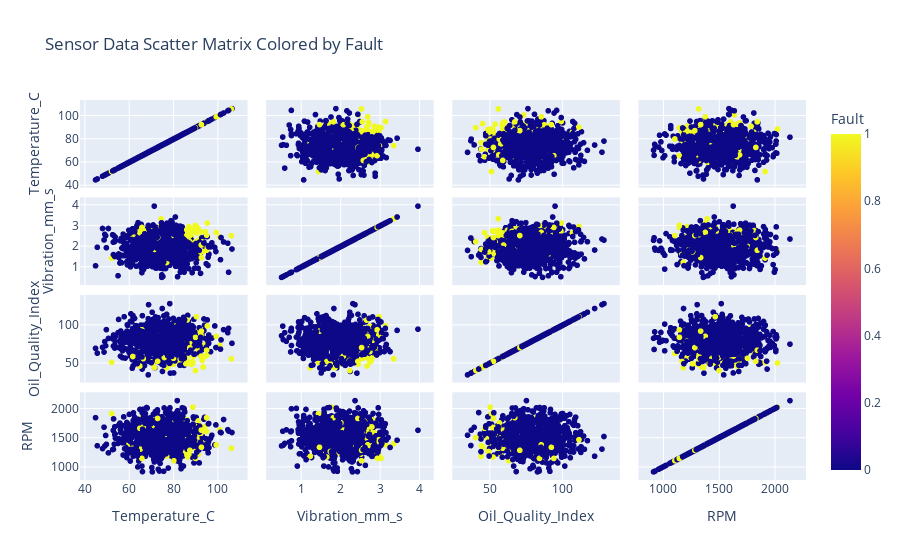

The cell this chart's notebook holds for it:
### Code cell
fig = px.scatter_matrix(df,
                        dimensions=['Temperature_C', 'Vibration_mm_s', 'Oil_Quality_Index', 'RPM'],
                        color='Fault',
                        title="Sensor Data Scatter Matrix Colored by Fault")
fig.show()

### Figure 1 — Plotly figure (JSON) as saved in the notebook; plotly's stock layout.template omitted (floating-point values rounded to 4 significant figures; data arrays with more than 128 entries replaced by an {"elided": "..."} marker saying what was removed)
{"data": [{"dimensions": [{"axis": {"matches": true}, "label": "Temperature_C", "values": {"elided": "1000 float values"}}, {"axis": {"matches": true}, "label": "Vibration_mm_s", "values": {"elided": "1000 float values"}}, {"axis": {"matches": true}, "label": "Oil_Quality_Index", "values": {"elided": "1000 float values"}}, {"axis": {"matches": true}, "label": "RPM", "values": {"elided": "1000 int values"}}], "hovertemplate": "%{xaxis.title.text}=%{x}<br>%{yaxis.title.text}=%{y}<br>Fault=%{marker.color}<extra></extra>", "legendgroup": "", "marker": {"color": {"elided": "1000 int values"}, "coloraxis": "coloraxis", "symbol": "circle"}, "name": "", "showlegend": false, "type": "splom"}], "layout": {"coloraxis": {"colorbar": {"title": {"text": "Fault"}}, "colorscale": [[0, "#0d0887"], [0.1111, "#46039f"], [0.2222, "#7201a8"], [0.3333, "#9c179e"], [0.4444, "#bd3786"], [0.5556, "#d8576b"], [0.6667, "#ed7953"], [0.7778, "#fb9f3a"], [0.8889, "#fdca26"], [1, "#f0f921"]]}, "dragmode": "select", "legend": {"tracegroupgap": 0}, "title": {"text": "Sensor Data Scatter Matrix Colored by Fault"}}}
